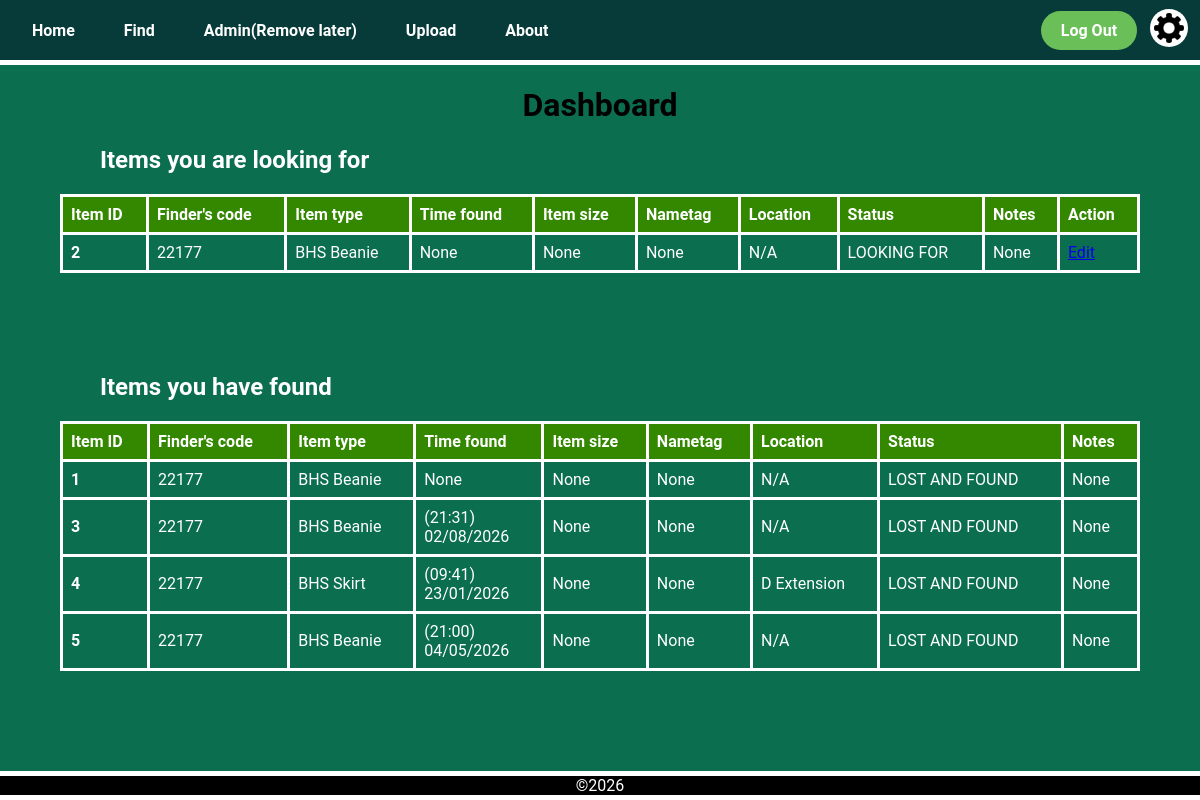
Page /dashboard (signed in) on the earlier database version.
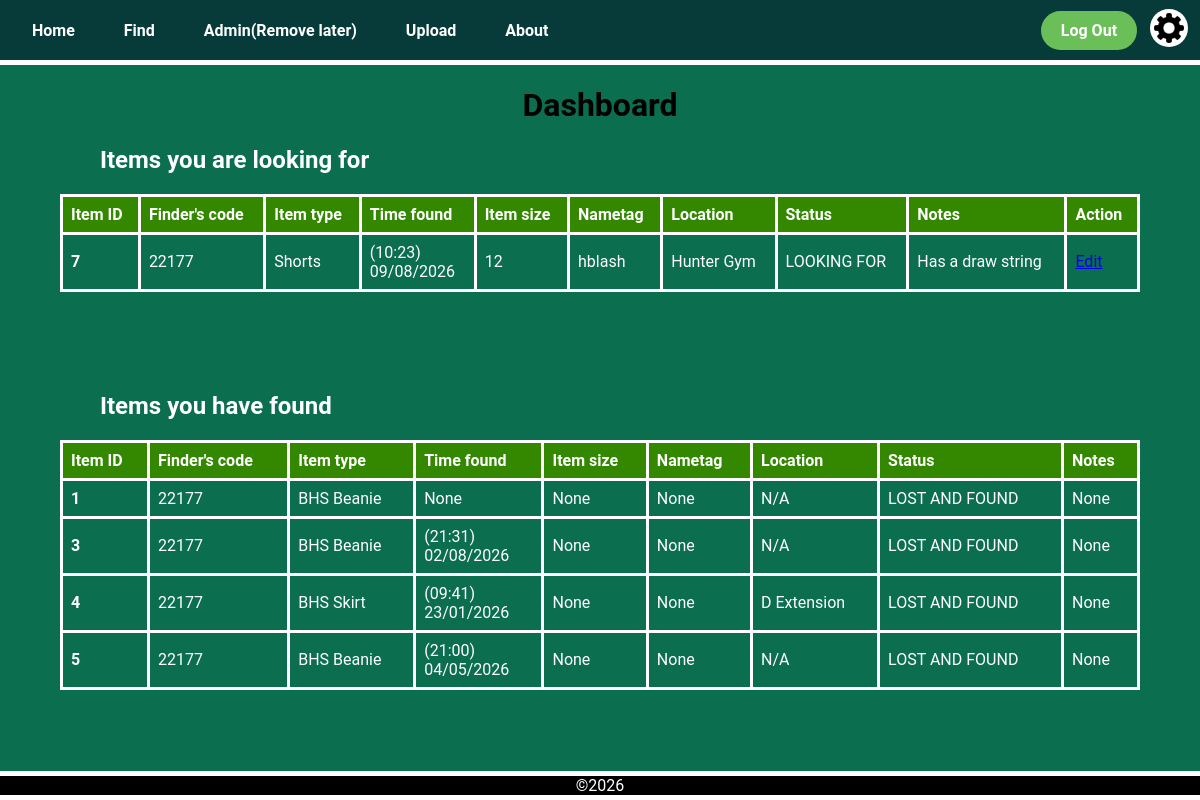
Same page on the later database version.
### app.py (models this page shows)
class LostItem(db.Model):
    __tablename__ = 'lost_item'
    item_id = db.Column(db.Integer, primary_key=True)
    finder_id = db.Column(db.String(6), db.ForeignKey('user.user_id'))
    item_type = db.Column(db.String(50))
    time_found = db.Column(db.String(50))
    size = db.Column(db.String(50))
    nametag = db.Column(db.String(50))
    location = db.Column(db.String(50))
    status = db.Column(db.String(50))
    notes = db.Column(db.String(50))
    colours = db.relationship('Colour', secondary='lostitem_colour', backref='lost_items')

### app.py (the view)
@app.route('/dashboard', methods=['POST', 'GET'])
@login_required
def dashboard():
    lost_items = LostItem.query.filter_by(finder_id=current_user.school_code,
                                          status='LOOKING FOR').all()
    lost_and_found_items = LostItem.query.filter_by(finder_id=current_user.school_code,
                                                    status='LOST AND FOUND').all()
    return render_template('dashboard.html',
                           title='Dashboard',
                           lost_items=lost_items,
                           lost_and_found_items=lost_and_found_items,
                           user_name = (f'{current_user.first_name} {current_user.last_name}'))

### app.py (called while the page is built)
@login_manager.user_loader
def load_user(user_id):
    return User.query.get(int(user_id))

@app.context_processor
def inject_variables():
    return dict(show_footer=True,
                logged_in = current_user.is_authenticated,
                min_time = "2026-01-01T00:00",
                current_time = datetime.now().strftime("%Y-%m-%dT%H:%M")
                )

@app.before_request
def before_request():
    if request.endpoint in ['logout', 'static']:
        return
    if current_user.is_authenticated is True and current_user.clearance == 4:
        return render_template("error.html",
                                    title="Forbidden",
                                    error_title="Your account has been disabled",
                                    error_message="Please contact an admin")

### templates/dashboard.html (shortened to what this page needs)
{% extends "layout.html" %}
{% block content %}
<h1 class="title">
    Dashboard
</h1>
<table class="item_info_table">
  <h2 class="sub_heading">Items you are looking for</h2>
    <tr>
      <th class="item_info_header">Item ID</th>
      <th class="item_info_header">Finder's code</th>
      <th class="item_info_header">Item type</th>
      <th class="item_info_header">Time found</th>
      <th class="item_info_header">Item size</th>
      <th class="item_info_header">Nametag</th>
      <th class="item_info_header">Location</th>
      <th class="item_info_header">Status</th>
      <th class="item_info_header">Notes</th>
      <th class="item_info_header">Action</th>
    </tr>
    {% for item in lost_items %}
    <tr class="item_info_row">
      <th>{{item.item_id}}</th>
      <td>{{item.finder_id}}</td>
      <td>{{item.item_type}}</td>
      <td>
        {% if item.time_found is not none %}
          ({{ item.time_found[11:16] }})<br>{{ item.time_found[8:10] }}/{{ item.time_found[5:7] }}/{{ item.time_found[0:4] }}
        {% else %}
          {{item.time_found}}
        {% endif %}
      </td>
      <td>{{item.size}}</td>
      <td>{{item.nametag}}</td>
      <td>{{item.location}}</td>
      <td>{{item.status}}</td>
      <td>{{item.notes}}</td>
      <td class="edit_item_button"><a href="/item/{{item.item_id}}">Edit</a></td>
    </tr>
    {% endfor %}
</table>
<table class="item_info_table">
  <h2 class="sub_heading">Items you have found</h2>
    <tr>
      <th class="item_info_header">Item ID</th>
      <th class="item_info_header">Finder's code</th>
      <th class="item_info_header">Item type</th>
      <th class="item_info_header">Time found</th>
      <th class="item_info_header">Item size</th>
      <th class="item_info_header">Nametag</th>
      <th class="item_info_header">Location</th>
      <th class="item_info_header">Status</th>
      <th class="item_info_header">Notes</th>
    </tr>
    {% for item in lost_and_found_items %}
    <tr class="item_info_row">
      <th>{{item.item_id}}</th>
      <td>{{item.finder_id}}</td>
      <td>{{item.item_type}}</td>
      <td>
        {% if item.time_found is not none %}
          ({{ item.time_found[11:16] }})<br>{{ item.time_found[8:10] }}/{{ item.time_found[5:7] }}/{{ item.time_found[0:4] }}
        {% else %}
          {{item.time_found}}
        {% endif %}
      </td>
      <td>{{item.size}}</td>
      <td>{{item.nametag}}</td>
      <td>{{item.location}}</td>
      <td>{{item.status}}</td>
      <td>{{item.notes}}</td>
    </tr>
    {% endfor %}
</table>
{% endblock %}

### templates/layout.html (shortened to what this page needs)
<!DOCTYPE html>
<html lang="en">
<head>
    <link rel="stylesheet" href="{{ url_for('static', filename='css/style.css') }}">
</head>
<body>
    <nav>{% include "navigation.html"%}</nav>
    <main>{% block content %} {% endblock %}</main>
    {% if show_footer %}
    <footer>
        ©2026
    </footer>
    {% endif %}
</body>
</html>

### templates/navigation.html
<div class="navigation_bar">
    <div class="navigation_links">
        <a href="/home">Home</a>
        <a href="/find">Find</a>
        <a href="/admin">Admin(Remove later)</a>
        <a href="/upload">Upload</a>
        <a href="/about">About</a>
    </div>
    {% if logged_in %}
    <div class="navigation_buttons">
        <div class="signlog">
            <a href="logout">Log Out</a>
        </div>
        <a class="settings_button" href="settings">
            <img src="/static/images/settings_button.png" alt="Settings">
        </a>
    </div>
    {% else %}
    <div class="signlog">
        <a href="/login">Login</a>
        <a href="/signup">Signup</a>
    </div>
    {% endif %}
</div>

### static/css/style.css (style rules this page uses)
body { background-color: var(--dark-emerald); font-family: "Roboto", sans-serif; margin: 0; padding: 0; color: black; }
.title { text-align: center; }
:root { --dark-teal: #073b3aff; --dark-emerald: #0b6e4fff; --medium-jungle: #08a045ff; --moss-green: #6bbf59ff; --soft-fawn: #ddb771ff; --transition-time: 0.4s; }
.navigation_bar { background-color: var(--dark-teal); display: flex; justify-content: space-between; align-items: center; padding: 0 12px; margin-left: 0; border-bottom: 5px solid white; height: 60px; }
.navigation_links a { margin-right: 5px; padding: 20px 20px; border-radius: 2px; color: #FFFFFF; font-weight: bold; text-decoration: none; height: 100%; transition: var(--transition-time); }
.signlog a { margin-right: 0px; margin-left: 9px; background-color: var(--moss-green); color:#FFFFFF; padding: 10px 20px; border-radius: 50px; font-weight: bold; text-decoration: none; transition: var(--transition-time); }
.signlog, .settings_button { display: inline-block; vertical-align: middle; }
.settings_button img { width: 30px; height: 30px; margin: 0; padding: 4px; background-color: white; border-radius: 100%; cursor: pointer; margin-left: 9px; }
.sub_heading { text-align: left; color: white; margin-left: 100px; }
.item_info_table { border-collapse: collapse; width: 90%; margin: 0 auto 100px auto; text-align: left; color: #FFFFFF; border: 3px solid white; }
.item_info_table th { border: 3px solid white; text-align: left; padding: 8px; }
.item_info_table td { border: 3px solid white; text-align: left; padding: 8px; }
.item_info_header { background-color: #338800; }
footer { background-color: #000000; border-top: 5px solid white; border-bottom: 5px solid white; text-align: center; color: white; width: 100%; position: fixed; bottom: 0; }

Differences in the rows shown:
no longer on this page (row edited): LostItem: item_id "2", finder_id "22177", item_type "BHS Beanie", time_found "None", size "None", nametag "None", location "N/A", status "LOOKING FOR", notes "None", shown under "Items you are looking for"
added LostItem: item_id "7", finder_id "22177", item_type "Shorts", time_found "10:23", time_found "09", time_found "08", time_found "2026", size "12", nametag "hblash", location "Hunter Gym", status "LOOKING FOR", notes "Has a draw string", shown under "Items you are looking for"
